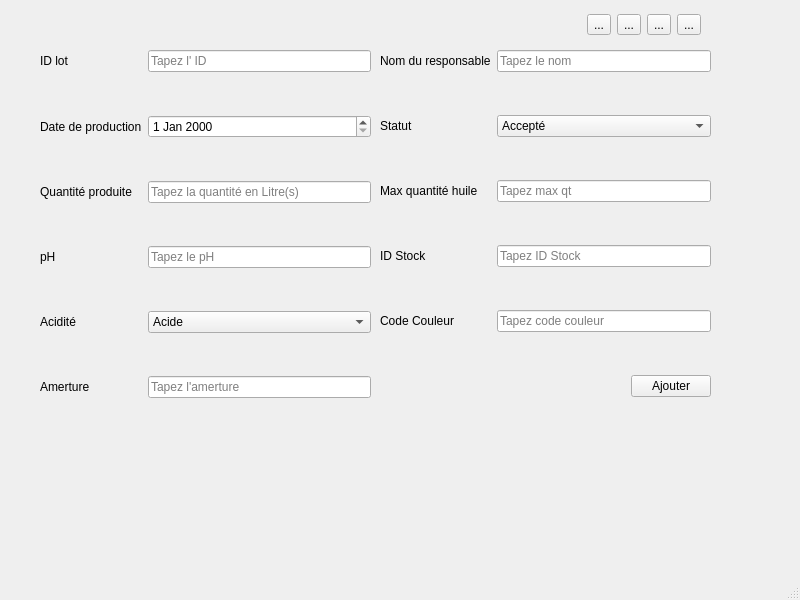
<?xml version="1.0" encoding="UTF-8"?>
<ui version="4.0">
 <class>qualite</class>
 <widget class="QMainWindow" name="qualite">
  <property name="geometry">
   <rect>
    <x>0</x>
    <y>0</y>
    <width>800</width>
    <height>600</height>
   </rect>
  </property>
  <property name="windowTitle">
   <string>MainWindow</string>
  </property>
  <widget class="QWidget" name="centralwidget">
   <widget class="QStackedWidget" name="metiersqualite">
    <property name="geometry">
     <rect>
      <x>30</x>
      <y>40</y>
      <width>721</width>
      <height>451</height>
     </rect>
    </property>
    <property name="currentIndex">
     <number>0</number>
    </property>
    <widget class="QWidget" name="ajouthuile">
     <widget class="QWidget" name="formLayoutWidget">
      <property name="geometry">
       <rect>
        <x>350</x>
        <y>10</y>
        <width>331</width>
        <height>441</height>
       </rect>
      </property>
      <layout class="QFormLayout" name="formLayout">
       <property name="verticalSpacing">
        <number>43</number>
       </property>
       <item row="0" column="0">
        <widget class="QLabel" name="nomresponsableLabel">
         <property name="text">
          <string>Nom du responsable</string>
         </property>
        </widget>
       </item>
       <item row="0" column="1">
        <widget class="QLineEdit" name="nomresponsableLineEdit">
         <property name="placeholderText">
          <string>Tapez le nom</string>
         </property>
        </widget>
       </item>
       <item row="1" column="0">
        <widget class="QLabel" name="statutLabel">
         <property name="text">
          <string>Statut</string>
         </property>
        </widget>
       </item>
       <item row="1" column="1">
        <widget class="QComboBox" name="statutComboBox">
         <item>
          <property name="text">
           <string>Accepté</string>
          </property>
         </item>
         <item>
          <property name="text">
           <string>En cours</string>
          </property>
         </item>
         <item>
          <property name="text">
           <string>Rejeté</string>
          </property>
         </item>
        </widget>
       </item>
       <item row="2" column="0">
        <widget class="QLabel" name="maxqtLabel">
         <property name="text">
          <string>Max quantité huile</string>
         </property>
        </widget>
       </item>
       <item row="2" column="1">
        <widget class="QLineEdit" name="maxqtLineEdit">
         <property name="placeholderText">
          <string>Tapez max qt</string>
         </property>
        </widget>
       </item>
       <item row="4" column="0">
        <widget class="QLabel" name="codecouleurLabel">
         <property name="text">
          <string>Code Couleur</string>
         </property>
        </widget>
       </item>
       <item row="4" column="1">
        <widget class="QLineEdit" name="codecouleurLineEdit">
         <property name="placeholderText">
          <string>Tapez code couleur</string>
         </property>
        </widget>
       </item>
       <item row="5" column="1">
        <layout class="QHBoxLayout" name="qjouterHuileRow">
         <item>
          <spacer name="horizontalSpacer_ajouteremp">
           <property name="orientation">
            <enum>Qt::Orientation::Horizontal</enum>
           </property>
           <property name="sizeHint" stdset="0">
            <size>
             <width>40</width>
             <height>20</height>
            </size>
           </property>
          </spacer>
         </item>
         <item>
          <widget class="QPushButton" name="ajouterHuileBtn">
           <property name="text">
            <string>Ajouter</string>
           </property>
           <property name="icon">
            <iconset resource="img.qrc">
             <normaloff>:/img/export.svg</normaloff>:/img/export.svg</iconset>
           </property>
           <property name="iconSize">
            <size>
             <width>18</width>
             <height>18</height>
            </size>
           </property>
          </widget>
         </item>
        </layout>
       </item>
       <item row="3" column="1">
        <widget class="QLineEdit" name="idstockLineEdit">
         <property name="placeholderText">
          <string>Tapez ID Stock</string>
         </property>
        </widget>
       </item>
       <item row="3" column="0">
        <widget class="QLabel" name="idstockLabel">
         <property name="text">
          <string>ID Stock</string>
         </property>
        </widget>
       </item>
      </layout>
     </widget>
     <widget class="QWidget" name="formLayoutWidget_2">
      <property name="geometry">
       <rect>
        <x>10</x>
        <y>10</y>
        <width>331</width>
        <height>449</height>
       </rect>
      </property>
      <layout class="QFormLayout" name="formLayout_4">
       <property name="verticalSpacing">
        <number>43</number>
       </property>
       <item row="0" column="0">
        <widget class="QLabel" name="idlotLabel">
         <property name="text">
          <string>ID lot</string>
         </property>
        </widget>
       </item>
       <item row="0" column="1">
        <widget class="QLineEdit" name="idlotLineEdit">
         <property name="readOnly">
          <bool>true</bool>
         </property>
         <property name="placeholderText">
          <string>Tapez l' ID</string>
         </property>
        </widget>
       </item>
       <item row="1" column="0">
        <widget class="QLabel" name="dateprodLabel">
         <property name="text">
          <string>Date de production</string>
         </property>
        </widget>
       </item>
       <item row="1" column="1">
        <widget class="QDateEdit" name="dateprodDateEdit"/>
       </item>
       <item row="2" column="0">
        <widget class="QLabel" name="quantiteLabel">
         <property name="text">
          <string>Quantité produite</string>
         </property>
        </widget>
       </item>
       <item row="2" column="1">
        <widget class="QLineEdit" name="quantiteLineEdit">
         <property name="placeholderText">
          <string>Tapez la quantité en Litre(s)</string>
         </property>
        </widget>
       </item>
       <item row="3" column="0">
        <widget class="QLabel" name="phLabel">
         <property name="text">
          <string>pH</string>
         </property>
        </widget>
       </item>
       <item row="3" column="1">
        <widget class="QLineEdit" name="phLineEdit">
         <property name="placeholderText">
          <string>Tapez le pH</string>
         </property>
        </widget>
       </item>
       <item row="4" column="0">
        <widget class="QLabel" name="aciditeLabel">
         <property name="text">
          <string>Acidité</string>
         </property>
        </widget>
       </item>
       <item row="4" column="1">
        <widget class="QComboBox" name="aciditeComboBox">
         <item>
          <property name="text">
           <string>Acide</string>
          </property>
         </item>
         <item>
          <property name="text">
           <string>Basique</string>
          </property>
         </item>
         <item>
          <property name="text">
           <string>Neutre</string>
          </property>
         </item>
        </widget>
       </item>
       <item row="5" column="0">
        <widget class="QLabel" name="amertureLabel">
         <property name="text">
          <string>Amerture</string>
         </property>
        </widget>
       </item>
       <item row="5" column="1">
        <widget class="QLineEdit" name="amertureLineEdit">
         <property name="placeholderText">
          <string>Tapez l'amerture</string>
         </property>
        </widget>
       </item>
       <item row="6" column="1">
        <widget class="QLabel" name="typeamerture">
         <property name="text">
          <string/>
         </property>
        </widget>
       </item>
      </layout>
     </widget>
    </widget>
    <widget class="QWidget" name="consulterhuile">
     <layout class="QVBoxLayout" name="consulterLayout">
      <item>
       <layout class="QHBoxLayout" name="horizontalLayout">
        <item>
         <widget class="QLineEdit" name="lineEdit"/>
        </item>
        <item>
         <widget class="QComboBox" name="comboBoxrecherche">
          <item>
           <property name="text">
            <string>ID</string>
           </property>
          </item>
          <item>
           <property name="text">
            <string>Date prod</string>
           </property>
          </item>
          <item>
           <property name="text">
            <string>Nom resp</string>
           </property>
          </item>
         </widget>
        </item>
       </layout>
      </item>
      <item>
       <layout class="QHBoxLayout" name="horizontalLayout_2">
        <item>
         <spacer name="horizontalSpacer">
          <property name="orientation">
           <enum>Qt::Orientation::Horizontal</enum>
          </property>
          <property name="sizeHint" stdset="0">
           <size>
            <width>40</width>
            <height>20</height>
           </size>
          </property>
         </spacer>
        </item>
        <item>
         <widget class="QToolButton" name="reloadhuilebutton">
          <property name="text">
           <string>...</string>
          </property>
          <property name="icon">
           <iconset resource="img.qrc">
            <normaloff>:/img/refresh.svg</normaloff>:/img/refresh.svg</iconset>
          </property>
          <property name="autoRaise">
           <bool>true</bool>
          </property>
         </widget>
        </item>
        <item>
         <widget class="QToolButton" name="trihuileButton">
          <property name="text">
           <string>...</string>
          </property>
          <property name="icon">
           <iconset resource="img.qrc">
            <normaloff>:/img/filter.svg</normaloff>:/img/filter.svg</iconset>
          </property>
          <property name="autoRaise">
           <bool>true</bool>
          </property>
         </widget>
        </item>
        <item>
         <widget class="QToolButton" name="exportHuiletoolButton">
          <property name="text">
           <string>...</string>
          </property>
          <property name="icon">
           <iconset resource="img.qrc">
            <normaloff>:/img/export.svg</normaloff>:/img/export.svg</iconset>
          </property>
          <property name="autoRaise">
           <bool>true</bool>
          </property>
         </widget>
        </item>
        <item>
         <widget class="QToolButton" name="rechHuiltoolButton">
          <property name="text">
           <string>...</string>
          </property>
          <property name="icon">
           <iconset resource="img.qrc">
            <normaloff>:/img/search.svg</normaloff>:/img/search.svg</iconset>
          </property>
          <property name="autoRaise">
           <bool>true</bool>
          </property>
         </widget>
        </item>
       </layout>
      </item>
      <item>
       <widget class="QTableWidget" name="huiletableWidget">
        <property name="enabled">
         <bool>true</bool>
        </property>
        <property name="sizePolicy">
         <sizepolicy hsizetype="Expanding" vsizetype="Expanding">
          <horstretch>0</horstretch>
          <verstretch>0</verstretch>
         </sizepolicy>
        </property>
        <attribute name="horizontalHeaderDefaultSectionSize">
         <number>150</number>
        </attribute>
        <row/>
        <column>
         <property name="text">
          <string>ID lot</string>
         </property>
        </column>
        <column>
         <property name="text">
          <string>Nom resp</string>
         </property>
        </column>
        <column>
         <property name="text">
          <string>Date prod</string>
         </property>
        </column>
        <column>
         <property name="text">
          <string>Qt prod</string>
         </property>
        </column>
        <column>
         <property name="text">
          <string>pH</string>
         </property>
        </column>
        <column>
         <property name="text">
          <string>Acidité</string>
         </property>
        </column>
        <column>
         <property name="text">
          <string>Amerture</string>
         </property>
        </column>
        <column>
         <property name="text">
          <string>Statut</string>
         </property>
        </column>
        <column>
         <property name="text">
          <string>Temp de prod</string>
         </property>
        </column>
        <column>
         <property name="text">
          <string>Code Couleur</string>
         </property>
        </column>
        <item row="0" column="0">
         <property name="text">
          <string/>
         </property>
         <property name="font">
          <font>
           <pointsize>5</pointsize>
          </font>
         </property>
        </item>
        <item row="0" column="1">
         <property name="text">
          <string/>
         </property>
        </item>
        <item row="0" column="2">
         <property name="text">
          <string/>
         </property>
         <property name="icon">
          <iconset theme="QIcon::ThemeIcon::ContactNew"/>
         </property>
        </item>
        <item row="0" column="3">
         <property name="text">
          <string/>
         </property>
        </item>
        <item row="0" column="4">
         <property name="text">
          <string/>
         </property>
        </item>
        <item row="0" column="5">
         <property name="text">
          <string/>
         </property>
        </item>
        <item row="0" column="7">
         <property name="text">
          <string/>
         </property>
        </item>
        <item row="0" column="8">
         <property name="text">
          <string/>
         </property>
        </item>
        <item row="0" column="9">
         <property name="text">
          <string/>
         </property>
        </item>
       </widget>
      </item>
      <item>
       <layout class="QHBoxLayout" name="exportRow">
        <item>
         <spacer name="horizontalSpacer_export">
          <property name="orientation">
           <enum>Qt::Orientation::Horizontal</enum>
          </property>
          <property name="sizeHint" stdset="0">
           <size>
            <width>40</width>
            <height>20</height>
           </size>
          </property>
         </spacer>
        </item>
        <item>
         <widget class="QPushButton" name="exporterpushButton">
          <property name="text">
           <string>Exporter</string>
          </property>
          <property name="icon">
           <iconset resource="img.qrc">
            <normaloff>:/img/export.svg</normaloff>:/img/export.svg</iconset>
          </property>
          <property name="iconSize">
           <size>
            <width>18</width>
            <height>18</height>
           </size>
          </property>
         </widget>
        </item>
       </layout>
      </item>
     </layout>
    </widget>
    <widget class="QWidget" name="statHuile">
     <layout class="QVBoxLayout" name="statPersonnelLayout">
      <item>
       <widget class="QWidget" name="chartStatusContainer" native="true"/>
      </item>
     </layout>
    </widget>
    <widget class="QWidget" name="metieravancee">
     <widget class="QPushButton" name="scorepushButton">
      <property name="geometry">
       <rect>
        <x>240</x>
        <y>60</y>
        <width>151</width>
        <height>29</height>
       </rect>
      </property>
      <property name="text">
       <string>Affiche les scores</string>
      </property>
     </widget>
     <widget class="QTableWidget" name="scoretableWidget">
      <property name="geometry">
       <rect>
        <x>70</x>
        <y>100</y>
        <width>521</width>
        <height>141</height>
       </rect>
      </property>
     </widget>
    </widget>
   </widget>
   <widget class="QWidget" name="horizontalLayoutWidget_3">
    <property name="geometry">
     <rect>
      <x>500</x>
      <y>10</y>
      <width>201</width>
      <height>29</height>
     </rect>
    </property>
    <layout class="QHBoxLayout" name="horizontalLayout_3">
     <item>
      <spacer name="horizontalSpacer_2">
       <property name="orientation">
        <enum>Qt::Orientation::Horizontal</enum>
       </property>
       <property name="sizeHint" stdset="0">
        <size>
         <width>40</width>
         <height>20</height>
        </size>
       </property>
      </spacer>
     </item>
     <item>
      <widget class="QToolButton" name="btnConsulterHuile">
       <property name="toolTip">
        <string>Consulter</string>
       </property>
       <property name="text">
        <string>...</string>
       </property>
       <property name="icon">
        <iconset resource="img.qrc">
         <normaloff>:/img/search.svg</normaloff>:/img/search.svg</iconset>
       </property>
      </widget>
     </item>
     <item>
      <widget class="QToolButton" name="btnAjouterHuile">
       <property name="toolTip">
        <string>Ajouter</string>
       </property>
       <property name="text">
        <string>...</string>
       </property>
       <property name="icon">
        <iconset resource="img.qrc">
         <normaloff>:/img/add.svg</normaloff>:/img/add.svg</iconset>
       </property>
      </widget>
     </item>
     <item>
      <widget class="QToolButton" name="btnStatHuile">
       <property name="toolTip">
        <string>Statistiques</string>
       </property>
       <property name="text">
        <string>...</string>
       </property>
       <property name="icon">
        <iconset resource="img.qrc">
         <normaloff>:/img/chart.svg</normaloff>:/img/chart.svg</iconset>
       </property>
      </widget>
     </item>
     <item>
      <widget class="QToolButton" name="btnAdvHuile">
       <property name="toolTip">
        <string>Avancé</string>
       </property>
       <property name="text">
        <string>...</string>
       </property>
       <property name="icon">
        <iconset resource="img.qrc">
         <normaloff>:/img/settings.svg</normaloff>:/img/settings.svg</iconset>
       </property>
      </widget>
     </item>
    </layout>
   </widget>
  </widget>
  <widget class="QMenuBar" name="menubar">
   <property name="geometry">
    <rect>
     <x>0</x>
     <y>0</y>
     <width>800</width>
     <height>25</height>
    </rect>
   </property>
  </widget>
  <widget class="QStatusBar" name="statusbar"/>
 </widget>
 <resources>
  <include location="img.qrc"/>
 </resources>
 <connections/>
</ui>
